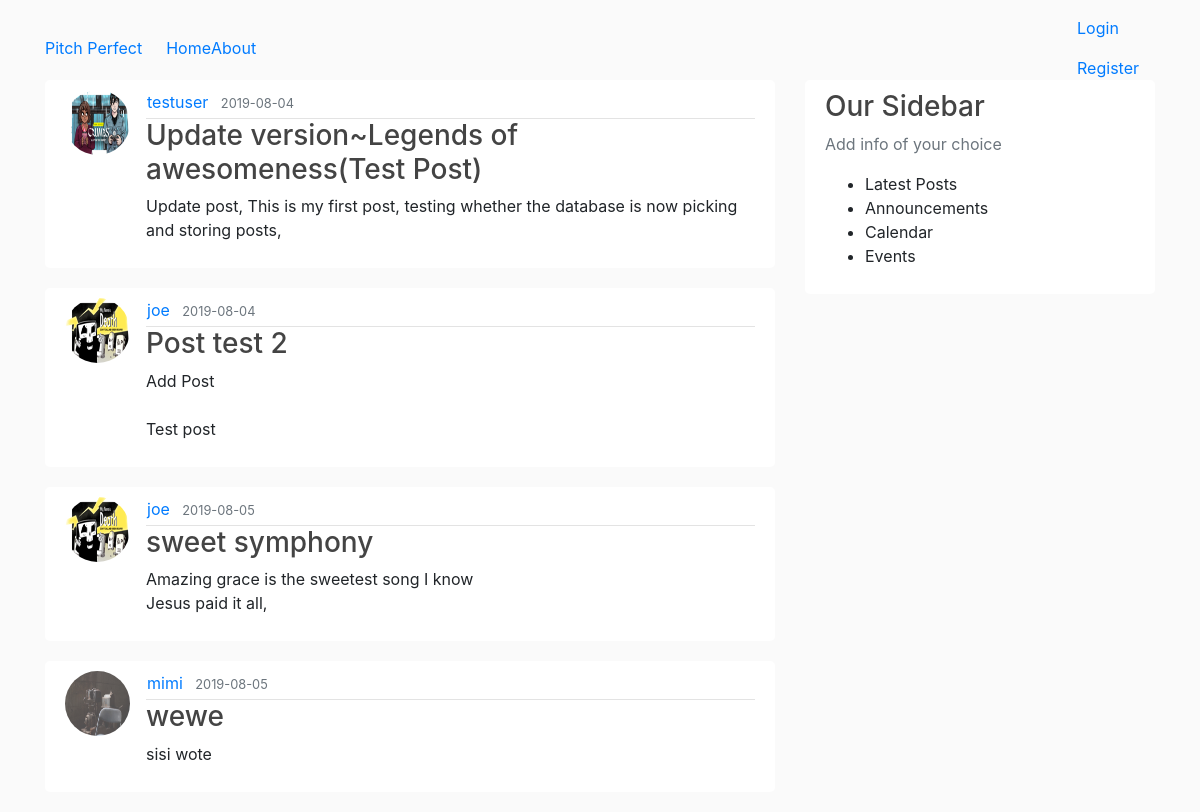
The page /home on the database its author committed.
### flaskblog/models.py (models this page shows, shortened)
class Post(db.Model):
	id = db.Column(db.Integer, primary_key = True)
	title = db.Column(db.String(150), nullable = False)
	date_posted = db.Column(db.DateTime, nullable = False, default = datetime.utcnow)
	content = db.Column(db.String(200), nullable = False )
	user_id = db.Column(db.Integer, db.ForeignKey('user.id'), nullable = False)

class User(db.Model, UserMixin):
	id = db.Column(db.Integer, primary_key = True)
	username = db.Column(db.String(20), unique=True, nullable = False)
	email = db.Column(db.String(200), unique=True, nullable = False)
	image_file = db.Column(db.String(20),  nullable = False, default = 'default.jpg')
	password = db.Column(db.String(60), nullable = False)
	posts = db.relationship('Post', backref = 'author', lazy = True)

### flaskblog/routes.py (the view)
@app.route("/")
@app.route("/home")
def home():
	posts = Post.query.all()
	return render_template('home.html', posts=posts)

### flaskblog/templates/home.html
{% extends "layout.html" %}
{% block content %}
{% for post in posts %}
<article class="media content-section">
	<img class="rounded-circle article-img" src="{{ url_for('static',filename = 'profile_pics/' + post.author.image_file) }} ">
	<div class="media-body">
		<div class="article-metadata">
			<a class="mr-2" href="#">{{ post.author.username}}</a>
			<small class="text-muted">{{post.date_posted.strftime('%Y-%m-%d')}} </small>
		</div>
		<h3><a class="article-title" href="{{ url_for('post', post_id = post.id) }} ">{{post.title}} </a></h3>
		<p class="article-content">{{post.content}} </p>
	</div>
</article>
{% endfor %}
{% endblock content %}

### flaskblog/templates/layout.html (shortened to what this page needs)
<!DOCTYPE html>
<html>
<head>
    <link rel="stylesheet" href="https://maxcdn.bootstrapcdn.com/bootstrap/4.0.0/css/bootstrap.min.css">
    <link rel="stylesheet" type="text/css" href="{{url_for('static', filename='main.css') }} ">
</head>
<body>
	<header>
		<nav class="navbar navbar-expand-md navbar-dark bg-steel fixed-top">
			<div class="container">
				<a class="nav-brand mr-4" href="/">Pitch Perfect</a>
				<div class="collapse navbar-collapse" id="navbarToggle">
					<div class="navbar-nav mr-auto">
						<a href="{{ url_for('home') }}">Home</a>
						<a href="{{ url_for('about') }}">About</a>
					</div>
					<div>
						{% if current_user.is_authenticated %}
						<a class="nav-item nav-link" href="{{ url_for('new_post') }}">New Post</a>
						<a class="nav-item nav-link" href="{{ url_for('account') }}">Account</a>
						<a class="nav-item nav-link" href="{{ url_for('logout') }}">Logout</a>
						{% else %}
						<a class="nav-item nav-link" href="{{ url_for('login') }}">Login</a>
						<a class="nav-item nav-link" href="{{ url_for('register') }}">Register</a>
						{% endif %}
					</div>
				</div>
			</div>
		</nav>
	</header>
<main role="main" class="container">
	<div class="row">
		<div class="col-sm-8">
			{% block content %} {% endblock %}
		</div>
		<div class="col-sm-4">
			<div class="content-section">
				<h3>Our Sidebar</h3>
				<p class="text-muted">Add info of your choice
					<ul style="text-decoration: none;">
						<li>Latest Posts</li>
						<li>Announcements</li>
						<li>Calendar</li>
						<li>Events</li>
					</ul>
				</p>
			</div>
		</div>
	</div>
</main>
</body>
</html>

### flaskblog/static/main.css (style rules this page uses)
body { background: #fafafa; color: 333333; margin-top: 5rem; }
h1,h2,h3,h4,h5,h6 { color: #444444; }
.content-section { background: #ffffff; padding: 10px 20px; border: 2px splod #dddddd; border-radius: 5px; margin-bottom: 20px; }
.article-title { color: #444444; }
.article-content { white-space: pre-line; }
.article-img { width: 65px; height: 65px; margin-right: 16px; }
.article-metadata { padding-left: 1px; padding-bottom: 4px; border-bottom: 1px solid #e3e3e3; }

### rows shown on the page
Post: image_file (picture), author.username "testuser", date_posted "2019-08-04", title "Update version~Legends of awesomeness(Test Post)", content "Update post, This is my first post, testing whether the database is now picking and storing posts,"
Post: image_file (picture), author.username "joe", date_posted "2019-08-04", title "Post test 2", content "Add Post Test post"
Post: image_file (picture), author.username "joe", date_posted "2019-08-05", title "sweet symphony", content "Amazing grace is the sweetest song I know Jesus paid it all,"
Post: image_file (placeholder picture), author.username "mimi", date_posted "2019-08-05", title "wewe", content "sisi wote"
